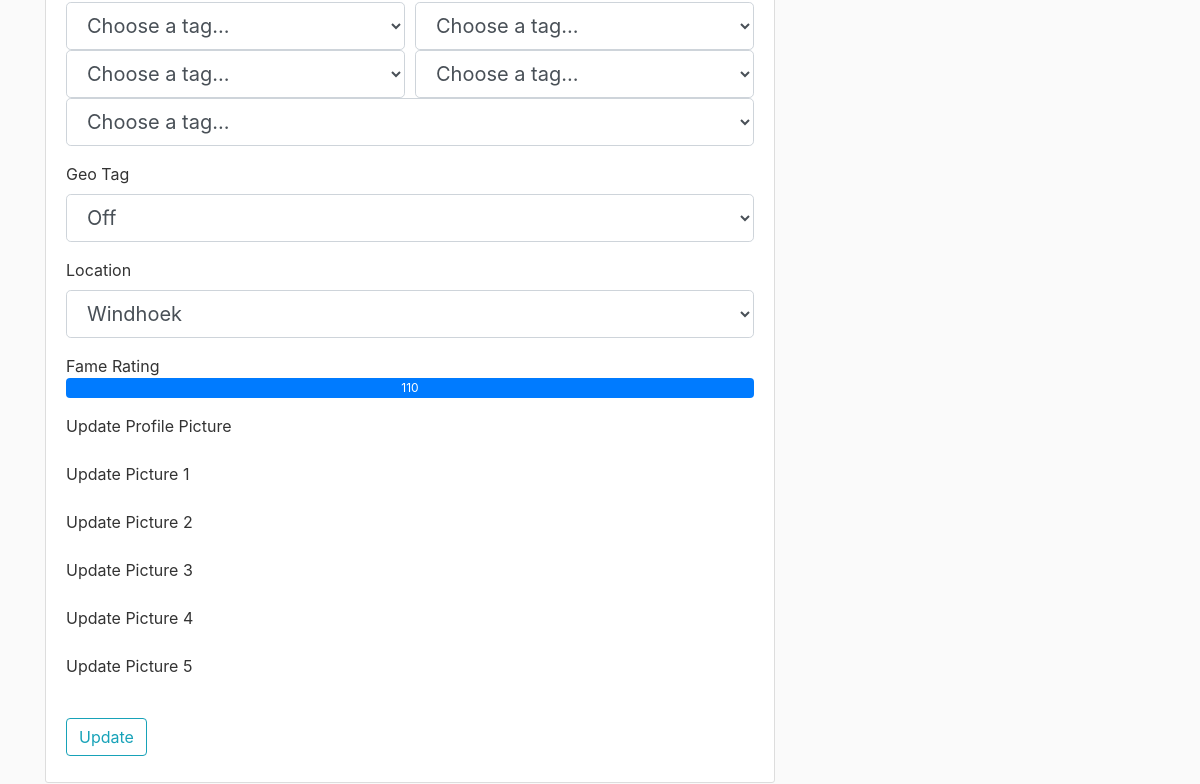
Before: /account (signed in, lower part) with the older database file.
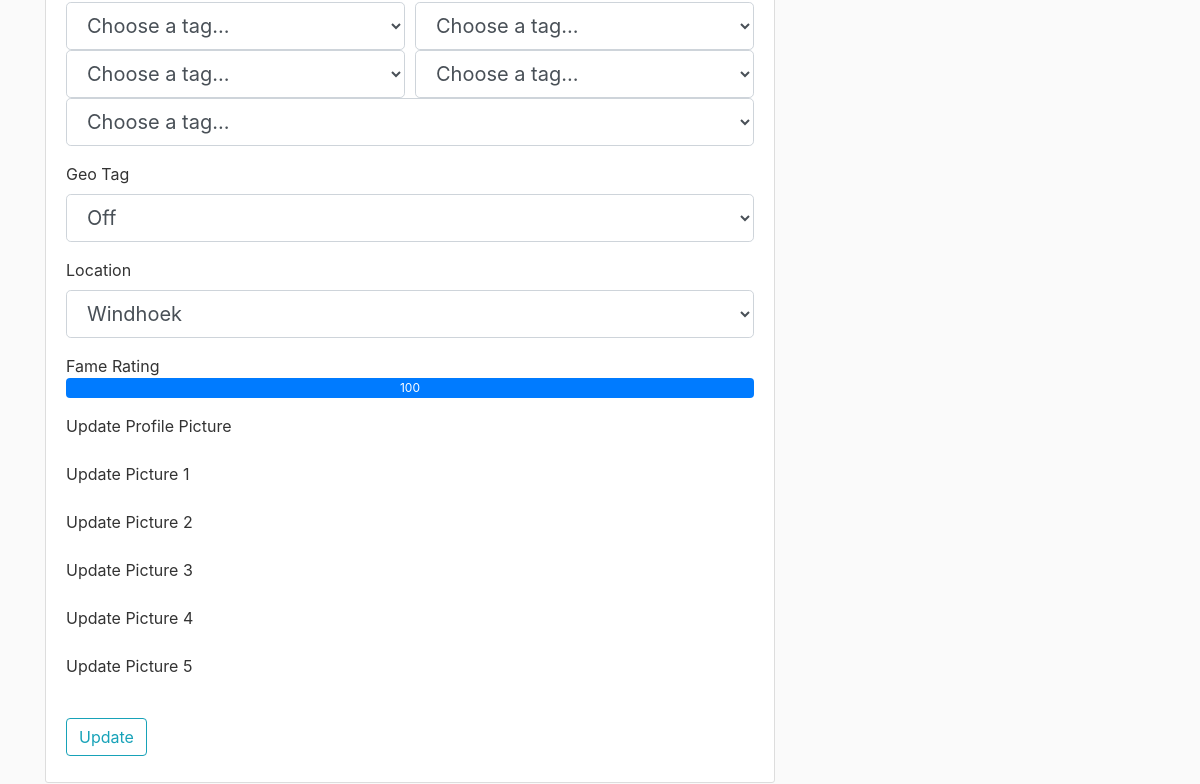
After: the same page with the newer database file.
### tables this page shows
CREATE TABLE users (
            user_id INTEGER PRIMARY KEY AUTOINCREMENT,
            firstname TEXT NOT NULL,
            lastname TEXT NOT NULL,
            age INTEGER NOT NULL,
            birthdate TEXT NOT NULL,
            username TEXT NOT NULL,
            email TEXT NOT NULL,
            password TEXT NOT NULL,
            gender TEXT NOT NULL,
            sexual_pref TEXT NULL,
            biography TEXT NULL,
            famerating INTEGER DEFAULT 100,
            image_file_p TEXT DEFAULT "default.jpg",
            image_file_1 TEXT NULL,
            image_file_2 TEXT NULL,
            image_file_3 TEXT NULL,
            image_file_4 TEXT NULL,
            image_file_5 TEXT NULL,
            geo_track TEXT DEFAULT "1",
            location_city TEXT NULL,
            location_region TEXT NULL,
            lat_data INTEGER NULL,
            long_data INTEGER NULL,
            last_seen TEXT NULL,
            authenticated INTEGER DEFAULT 0
            );

### matcha/routes.py (the view)
@app.route('/account', methods=['GET', 'POST'])
@login_required
def account():
    form = UpdateAccountForm()
    conn = sql.connect('matcha\\users.db')
    cur = conn.cursor()
    cur.execute("""SELECT location_region FROM users WHERE user_id""")
    location_data = cur.fetchall()
    array_location = []
    for loc in location_data:
        array_location.append(loc[0])
    seen = set()
    unique = []
    for x in array_location:
        if x not in seen:
            unique.append(x)
            seen.add(x)
    list_tuple_location = [(location, location) for location in unique]
    form.location.choices = list_tuple_location
    if form.validate_on_submit():
        img_type = None
        picture_file = None
        if form.picture_p.data:
            img_type = 'image_file_p'
            picture_file = save_picture(form.picture_p.data)
        elif form.picture_1.data:
            img_type = 'image_file_1'
            picture_file = save_picture(form.picture_1.data)
        elif form.picture_2.data:
            img_type = 'image_file_2'
            picture_file = save_picture(form.picture_2.data)
        elif form.picture_3.data:
            img_type = 'image_file_3'
            picture_file = save_picture(form.picture_3.data)
        elif form.picture_4.data:
            img_type = 'image_file_4'
            picture_file = save_picture(form.picture_4.data)
        elif form.picture_5.data:
            img_type = 'image_file_5'
            picture_file = save_picture(form.picture_5.data)
        if img_type != None:
            img = picture_file
            update_image(conn, cur, current_user, img_type, img)
        user = User('user_id', form.firstname.data, form.lastname.data, 'age', 'birthdate',
                form.username.data, form.email.data, 'hashed_password', form.gender.data, form.sexual_pref.data,
                form.biography.data, 'famerating', 'image_file_p', 'image_file_1', 'image_file_2',
                'image_file_3', 'image_file_4', 'image_file_5', form.geo_tag.data, 'location_city',
                form.location.data, 'lat_data', 'long_data', 'last_seen', 'authenticated')
        update_user(conn, cur, user)
        update_tag(conn, cur, current_user.user_id, form.user_tag1.data, form.user_tag2.data, form.user_tag3.data, form.user_tag4.data, form.user_tag5.data)
        conn.close()
        flash('Your account has been updated!', 'success')
        return redirect(url_for('account'))
    elif request.method == 'GET':
        form.firstname.data     = current_user.firstname
        form.lastname.data      = current_user.lastname
        form.username.data      = current_user.username
        form.email.data         = current_user.email
        form.gender.data        = current_user.gender
        form.sexual_pref.data   = current_user.sexual_pref
        form.biography.data     = current_user.biography
        form.geo_tag.data       = current_user.geo_track
        form.location.data      = current_user.location_region
        cur.execute("SELECT * FROM tags WHERE user_id=:user_id", {'user_id': current_user.user_id})
        tags = cur.fetchall()
        form.user_tag1.data = tags[0][1]
        form.user_tag2.data = tags[1][1]
        form.user_tag3.data = tags[2][1]
        form.user_tag4.data = tags[3][1]
        form.user_tag5.data = tags[4][1]
        conn.close()
    image_file_p = url_for('static', filename='profile_pics/' + current_user.image_file_p)
    image_file_1 = url_for('static', filename='profile_pics/' + current_user.image_file_1) if current_user.image_file_1 else None
    image_file_2 = url_for('static', filename='profile_pics/' + current_user.image_file_2) if current_user.image_file_2 else None
    image_file_3 = url_for('static', filename='profile_pics/' + current_user.image_file_3) if current_user.image_file_3 else None
    image_file_4 = url_for('static', filename='profile_pics/' + current_user.image_file_4) if current_user.image_file_4 else None
    image_file_5 = url_for('static', filename='profile_pics/' + current_user.image_file_5) if current_user.image_file_5 else None
    images = [image_file_1, image_file_2, image_file_3, image_file_4, image_file_5]
    return render_template('account.html', title='Account', image_file_p=image_file_p, images=images, form=form)

### matcha/models.py (called while the page is built)
@login_manager.user_loader
def load_user(id):
    conn = sql.connect('matcha\\users.db')
    cur = conn.cursor()
    cur.execute("SELECT * from users where email = (?)", [id])
    userrow = cur.fetchone()
    user = User(userrow[0], userrow[1], userrow[2], userrow[3], userrow[4],
            userrow[5], userrow[6], userrow[7], userrow[8], userrow[9],
            userrow[10], userrow[11], userrow[12], userrow[13], userrow[14],
            userrow[15], userrow[16], userrow[17], userrow[18], userrow[19],
            userrow[20], userrow[21], userrow[22], userrow[23], userrow[24])
    return (user)

### matcha/templates/account.html (shortened to what the changed rows need)
{% extends "layout.html" %}
{% block content %}
    <div class="content-section">
        <form method="POST" action="" enctype="multipart/form-data">
            <fieldset class="form-group">
                <div>
                    <div class="progress" style="height: 20px;">
                    <div class="progress-bar" role="progressbar" style="width: 100%;" aria-valuenow="100" aria-valuemin="0" aria-valuemax="100">{{ current_user.famerating }}</div>
                </div>
            </fieldset>
        </form>
    </div>
{% endblock content %}

Changed rows visible on the page:
changed users: famerating "110" → "100"
